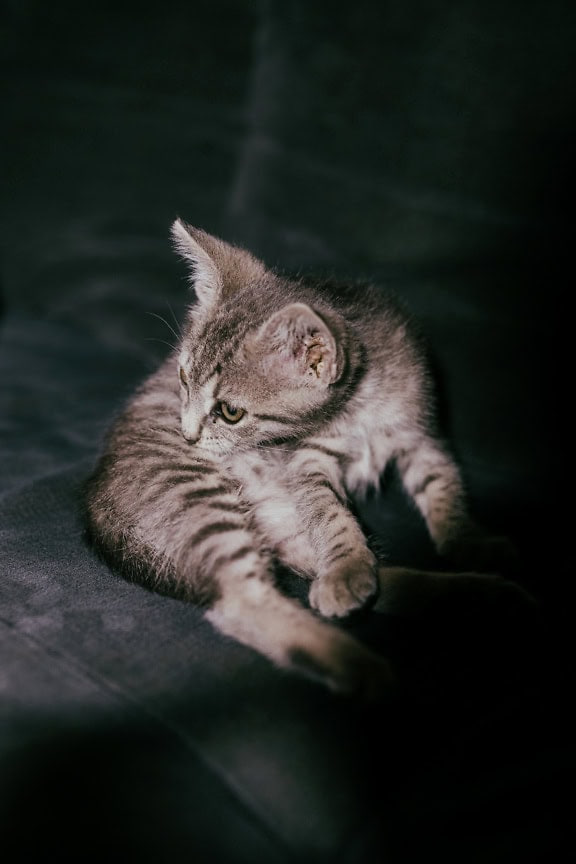
#> input picture котик.ppm, 576 x 864 px
$ python main.py
#> lines starting #> are read from the running program, lines starting #| are printed output that depends on the picture
import os
import cv2
import numpy as np
import matplotlib.pyplot as plt


def load_ppm(filepath):
#> called with filepath = 'котик.ppm'
    if not os.path.exists(filepath):
        print(f"Ошибка: Файл '{filepath}' не найден!")
        return None

    stream = open(filepath, "rb")
    bytes_data = bytearray(stream.read())
    stream.close()

    np_array = np.asarray(bytes_data, dtype=np.uint8)
    img = cv2.imdecode(np_array, cv2.IMREAD_COLOR)
#> img is the input picture: shape (864, 576, 3); mean B, G, R 37.1, 40, 37.3

    if img is None:
        print(f"Ошибка: Не удалось декодировать PPM файл '{filepath}'")
        return None

    return img


def nearest_neighbor_interp(img, x, y):
    h, w = img.shape[:2]
    rx = np.round(x).astype(int)
    ry = np.round(y).astype(int)

    mask = (rx >= 0) & (rx < w) & (ry >= 0) & (ry < h)
    out = np.zeros((*x.shape, 3) if img.ndim == 3 else x.shape, dtype=img.dtype)
    out[mask] = img[ry[mask], rx[mask]]
    return out


def bilinear_interp(img, x, y):
    h, w = img.shape[:2]
    l = np.floor(x).astype(int)
    k = np.floor(y).astype(int)
    a, b = x - l, y - k

    out = np.zeros((*x.shape, 3) if img.ndim == 3 else x.shape, dtype=np.float32)

    for dx in (0, 1):
        for dy in (0, 1):
            px = np.clip(l + dx, 0, w - 1)
            py = np.clip(k + dy, 0, h - 1)
            w_coeff = ((1 - a) if dx == 0 else a) * ((1 - b) if dy == 0 else b)
            if img.ndim == 3:
                w_coeff = w_coeff[..., np.newaxis]
            out += w_coeff * img[py, px]

    mask = (l >= 0) & (l < w - 1) & (k >= 0) & (k < h - 1)
    if img.ndim == 3:
        mask = mask[..., np.newaxis]
    return np.where(mask, out, 0).clip(0, 255).astype(np.uint8)


def bicubic_interp(img, x, y):
    h, w = img.shape[:2]
    l = np.floor(x).astype(int)
    k = np.floor(y).astype(int)
    a, b = x - l, y - k

    c1 = (a - 1) * (a - 2) * (a + 1) * (b - 1) * (b - 2) * (b + 1) / 4.0
    c2 = -a * (a - 2) * (a + 1) * (b - 1) * (b - 2) * (b + 1) / 4.0
    c3 = b * (a - 1) * (a - 2) * (a + 1) * (b - 2) * (b + 1) / 4.0
    c4 = a * b * (a - 2) * (a + 1) * (b - 2) * (b + 1) / 4.0
    c5 = -a * (a - 1) * (a - 2) * (b - 1) * (b - 2) * (b + 1) / 12.0
    c6 = -b * (a - 1) * (a - 2) * (a + 1) * (b - 1) * (b - 2) / 12.0
    c7 = a * b * (a - 1) * (a - 2) * (b - 2) * (b + 1) / 12.0
    c8 = a * b * (a - 2) * (a + 1) * (b - 1) * (b - 2) / 12.0
    c9 = a * (a - 1) * (a + 1) * (b - 1) * (b - 2) * (b + 1) / 12.0
    c10 = b * (a - 1) * (a - 2) * (a + 1) * (b - 1) * (b + 1) / 12.0
    c11 = a * b * (a - 1) * (a - 2) * (b - 1) * (b - 2) / 36.0
    c12 = -a * b * (a - 1) * (a + 1) * (b - 2) * (b + 1) / 12.0
    c13 = -a * b * (a - 2) * (a + 1) * (b - 1) * (b + 1) / 12.0
    c14 = -a * b * (a - 1) * (a + 1) * (b - 1) * (b - 2) / 36.0
    c15 = -a * b * (a - 1) * (a - 2) * (b - 1) * (b + 1) / 36.0
    c16 = a * b * (a - 1) * (a + 1) * (b - 1) * (b + 1) / 36.0

    coeffs = [c1, c2, c3, c4, c5, c6, c7, c8, c9, c10, c11, c12, c13, c14, c15, c16]
    offsets = [
        (0, 0), (0, 1), (1, 0), (1, 1),
        (0, -1), (-1, 0), (1, -1), (-1, 1),
        (0, 2), (2, 0), (-1, -1), (1, 2),
        (2, 1), (-1, 2), (2, -1), (2, 2)
    ]

    out = np.zeros((*x.shape, 3) if img.ndim == 3 else x.shape, dtype=np.float32)
    for coeff, (dx, dy) in zip(coeffs, offsets):
        px = np.clip(l + dx, 0, w - 1)
        py = np.clip(k + dy, 0, h - 1)
        c_weight = coeff[..., np.newaxis] if img.ndim == 3 else coeff
        out += c_weight * img[py, px]

    mask = (l >= 1) & (l < w - 2) & (k >= 1) & (k < h - 2)
    if img.ndim == 3:
        mask = mask[..., np.newaxis]
    return np.where(mask, out, 0).clip(0, 255).astype(np.uint8)


def transform(img, matrix, interp_fn, out_shape):
    h_out, w_out = out_shape
    grid_y, grid_x = np.indices((h_out, w_out))
    coords = np.stack([grid_x, grid_y, np.ones_like(grid_x)], axis=-1)

    inv_mat = np.linalg.inv(matrix)
    src_coords = coords @ inv_mat.T
    return interp_fn(img, src_coords[..., 0], src_coords[..., 1])


image_path = "котик.ppm"
img = load_ppm(image_path)

if img is not None:
    h, w = img.shape[:2]
#> h = 864; w = 576

    M_scale = np.array([[1.5, 0, 0], [0, 1.5, 0], [0, 0, 1]], dtype=np.float32)

    theta = np.radians(30)
    cos_t, sin_t = np.cos(theta), np.sin(theta)
    cx, cy = w / 2, h / 2
#> cx = 288; cy = 432
    M_rot = np.array([
        [cos_t, -sin_t, cx * (1 - cos_t) + cy * sin_t],
        [sin_t, cos_t, cy * (1 - cos_t) - cx * sin_t],
        [0, 0, 1]
    ], dtype=np.float32)

    M_shear = np.array([[1, 0.3, 0], [0, 1, 0], [0, 0, 1]], dtype=np.float32)

    transforms = [
        ("Масштабирование 1.5x", M_scale, (int(h * 1.5), int(w * 1.5))),
        ("Поворот на 30°", M_rot, (h, w)),
        ("Скос (Shear)", M_shear, (h, int(w * 1.3)))
    ]

    methods = [
        ("Ближайший сосед", nearest_neighbor_interp),
        ("Билинейная", bilinear_interp),
        ("Бикубическая", bicubic_interp)
    ]

    fig, axes = plt.subplots(len(transforms), 3, figsize=(11, 9))

    for i, (t_name, M, out_shape) in enumerate(transforms):
        for j, (m_name, interp_fn) in enumerate(methods):
            res = transform(img, M, interp_fn, out_shape)
            axes[i, j].imshow(cv2.cvtColor(res, cv2.COLOR_BGR2RGB))
            axes[i, j].set_title(f"{t_name}\n({m_name})", fontsize=8)
            axes[i, j].axis('off')
#> this loop made 3 passes
#> pass 1, in nearest_neighbor_interp, `rx = np.round(x).astype(int)`:
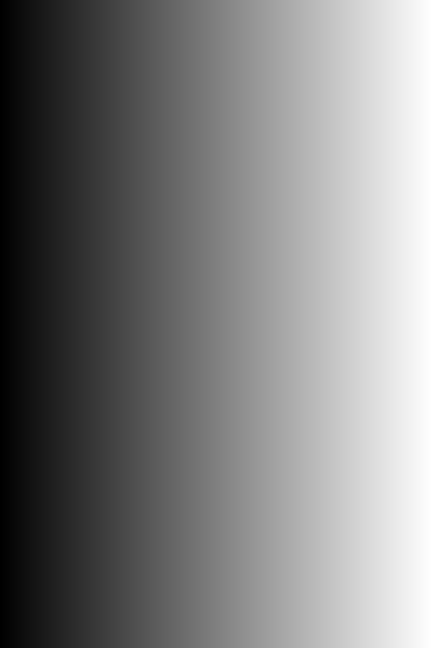
#> rx: shape (1296, 864) int64 (shown at 1/2 size); min 0, max 575, mean 287.7; drawn with min black and max white
#> pass 1, in nearest_neighbor_interp, `ry = np.round(y).astype(int)`:
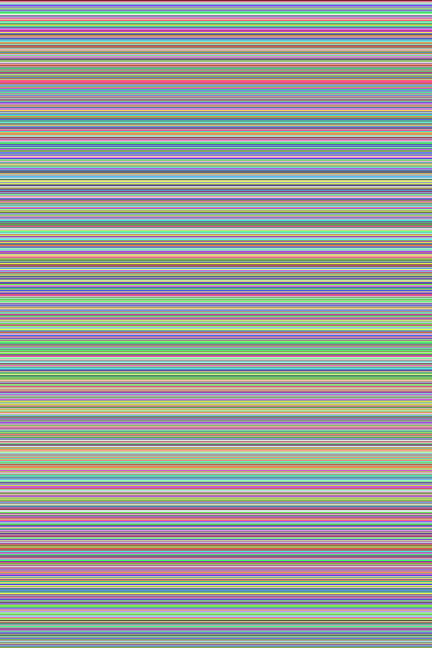
#> ry: shape (1296, 864) int64 (shown at 1/2 size); 864 distinct labels, from 0 to 863; one colour per label, 0 black
#> pass 1, in transform (call 2), `grid_y, grid_x = np.indices((h_out, w_out))`:
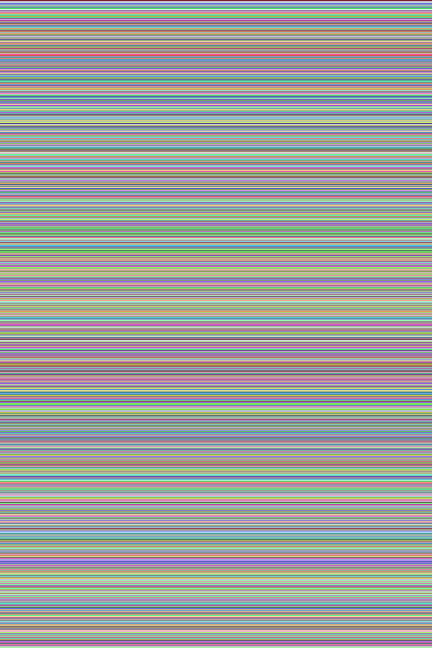
#> grid_y: shape (1296, 864) int64 (shown at 1/2 size); 1296 distinct labels, from 0 to 1295; one colour per label, 0 black
#> after the loop:
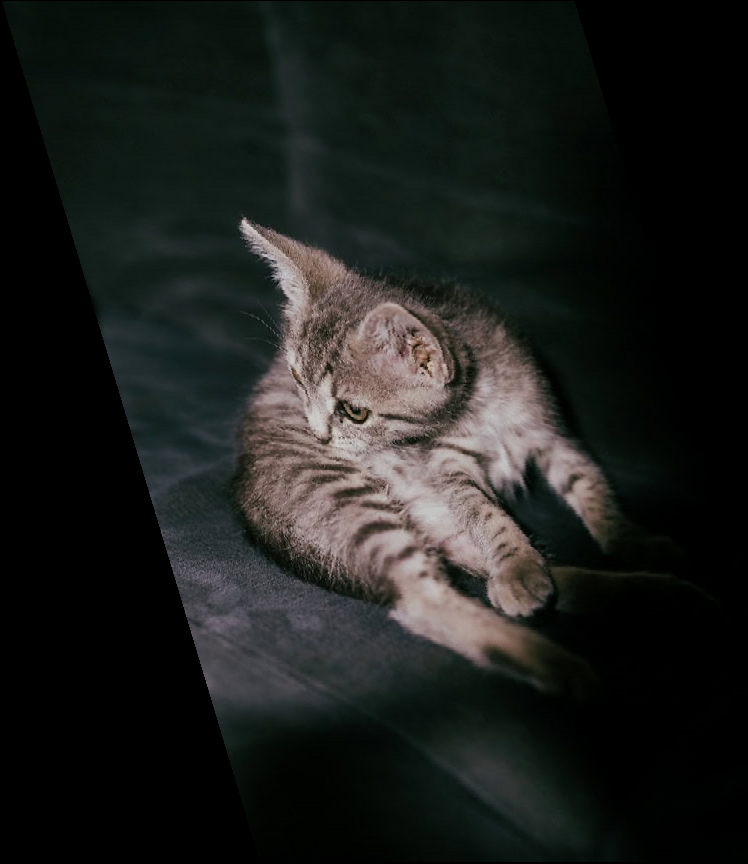
#> res: shape (864, 748, 3); mean B, G, R 28.2, 30.4, 28.4

    plt.tight_layout()
    plt.show()
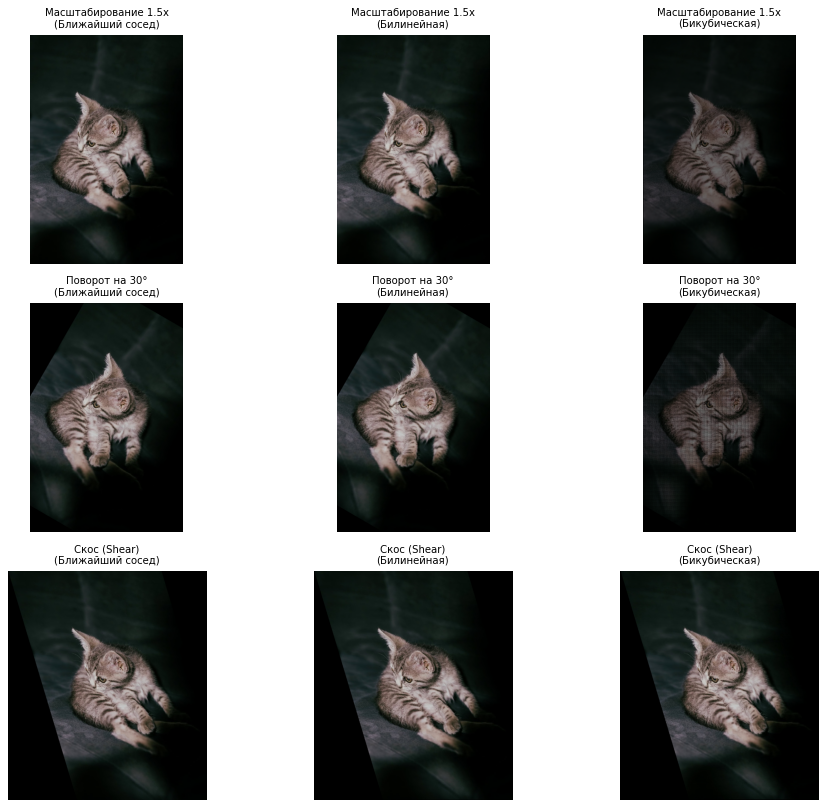
#> figure drawn by matplotlib, 9 panels
